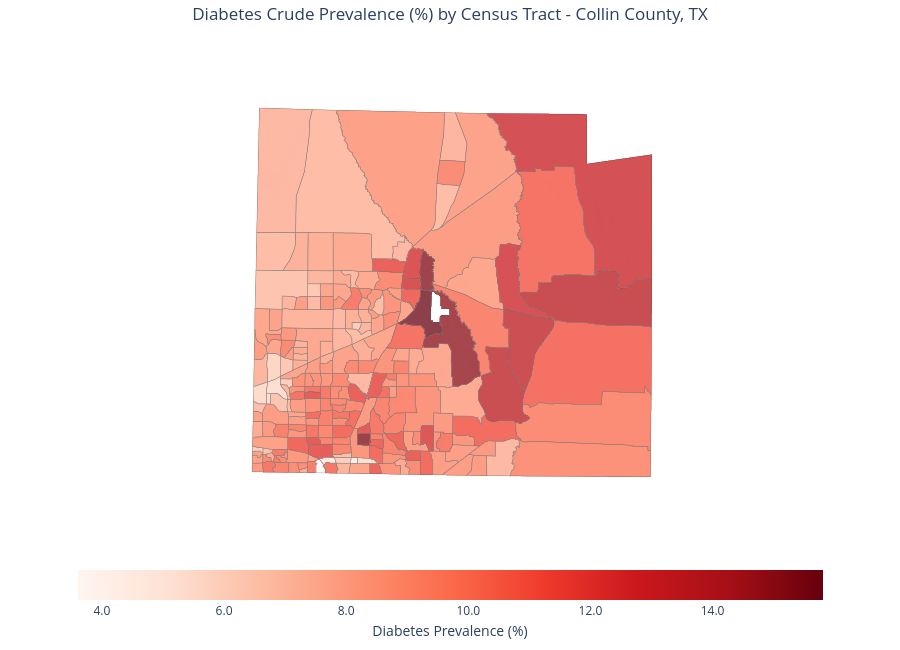

Notebook source saved alongside this figure:
### Code cell
geojson_data = json.loads(final_county_gdf.to_json())

print(f"{county} tracts in shapefile:", len(final_county_gdf))

min_val = df['DIABETES_CrudePrev'].min()
max_val = df['DIABETES_CrudePrev'].max()

fig = px.choropleth_map(
    df,
    geojson=geojson_data,
    locations='TractFIPS',               
    color='DIABETES_CrudePrev',          
    color_continuous_scale="Reds",
    range_color=(min_val, max_val),
    featureidkey="properties.GEOID",     
    map_style="white-bg",      
    zoom=9,
    opacity=0.75,
    
    # need to change coordinates based on calculation above 
    center={"lat": 33.187989808190295, "lon":-96.5724294261454 },   
    
    title=f"Diabetes Crude Prevalence (%) by Census Tract - {county} County, TX",
    hover_data={
        'DIABETES_CrudePrev': True,
        'DIABETES_Crude95CI': True,
        'TractFIPS': True,
    },
    labels={
        'DIABETES_CrudePrev': 'Diabetes Prevalence (%)',
        'DIABETES_Crude95CI': '95% CI',
        'TractFIPS': 'Tract FIPS',
    },
)

fig.update_traces(
    marker_line_width=0.5,
    marker_line_color='#888888',
)

fig.update_layout(
    width=900,
    height=650,
    margin={"r": 0, "t": 40, "l": 0, "b": 0},
    title={'xanchor': 'center', 'x': 0.5},
    coloraxis_colorbar={
        'title': 'Diabetes Prevalence (%)',
        'title_side': 'bottom',
        'tickformat': '.1f',
        'orientation': 'h',
        'x': 0.5,
        'xanchor': 'center',
        'y': -0.01,
        'yanchor': 'top',
        'len': 0.85,
    },
)

fig.show()

### Figure 1 — Plotly figure (JSON) as saved in the notebook; plotly's stock layout.template omitted (floating-point values rounded to 4 significant figures; data arrays with more than 128 entries replaced by an {"elided": "..."} marker saying what was removed)
{"data": [{"coloraxis": "coloraxis", "customdata": {"elided": "219x3 mixed values"}, "featureidkey": "properties.GEOID", "geojson": {"features": {"elided": "220 records"}, "type": "FeatureCollection"}, "hovertemplate": "Tract FIPS=%{customdata[2]}<br>Diabetes Prevalence (%)=%{z}<br>95% CI=%{customdata[1]}<extra></extra>", "locations": {"elided": "219 str values"}, "marker": {"line": {"color": "#888888", "width": 0.5}, "opacity": 0.75}, "name": "", "subplot": "map", "type": "choroplethmap", "z": {"elided": "219 float values"}}], "layout": {"coloraxis": {"cmax": 15.8, "cmin": 3.6, "colorbar": {"len": 0.85, "orientation": "h", "tickformat": ".1f", "title": {"side": "bottom", "text": "Diabetes Prevalence (%)"}, "x": 0.5, "xanchor": "center", "y": -0.01, "yanchor": "top"}, "colorscale": [[0, "rgb(255,245,240)"], [0.125, "rgb(254,224,210)"], [0.25, "rgb(252,187,161)"], [0.375, "rgb(252,146,114)"], [0.5, "rgb(251,106,74)"], [0.625, "rgb(239,59,44)"], [0.75, "rgb(203,24,29)"], [0.875, "rgb(165,15,21)"], [1, "rgb(103,0,13)"]]}, "height": 650, "legend": {"tracegroupgap": 0}, "map": {"center": {"lat": 33.19, "lon": -96.57}, "domain": {"x": [0, 1], "y": [0, 1]}, "style": "white-bg", "zoom": 9}, "mapbox": {"center": {"lat": 33.19, "lon": -96.57}, "style": "white-bg", "zoom": 9}, "margin": {"b": 0, "l": 0, "r": 0, "t": 40}, "title": {"text": "Diabetes Crude Prevalence (%) by Census Tract - Collin County, TX", "x": 0.5, "xanchor": "center"}, "width": 900}}
